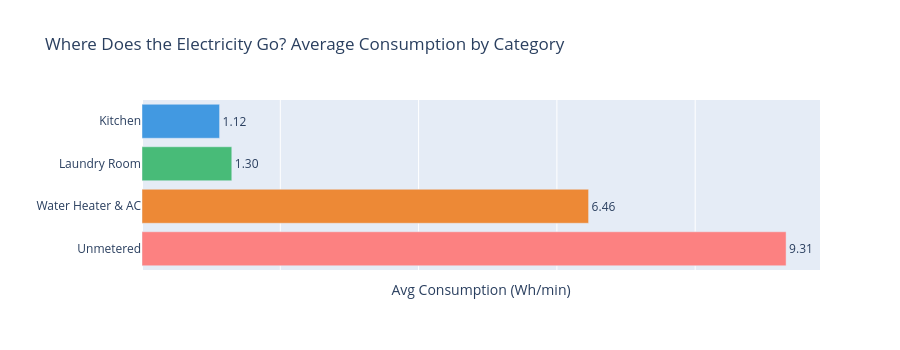

Notebook code for this chart:
### Code cell
fig = px.bar(
    submeter_df.sort_values('Avg_Consumption', ascending=True),
    x='Avg_Consumption',
    y='Category',
    title='Where Does the Electricity Go? Average Consumption by Category',
    labels={'Avg_Consumption': 'Avg Consumption (Wh/min)', 'Category': ''},
    color='Category',
    color_discrete_map={
        'Unmetered': '#fc8181',
        'Water Heater & AC': '#ed8936',
        'Kitchen': '#4299e1',
        'Laundry Room': '#48bb78'
    },
    orientation='h',
    text='Avg_Consumption'
)

fig.update_traces(texttemplate='%{text:.2f}', textposition='outside')
fig.update_layout(
    height=350,
    showlegend=False,
    xaxis=dict(showticklabels=False)
)
fig.show()

### Figure 1 — Plotly figure (JSON) as saved in the notebook; plotly's stock layout.template omitted (floating-point values rounded to 4 significant figures)
{"data": [{"hovertemplate": "=%{y}<br>Avg Consumption (Wh/min)=%{text}<extra></extra>", "legendgroup": "Kitchen", "marker": {"color": "#4299e1", "pattern": {"shape": ""}}, "name": "Kitchen", "orientation": "h", "showlegend": true, "text": [1.122], "textposition": "outside", "texttemplate": "%{text:.2f}", "type": "bar", "x": [1.122], "xaxis": "x", "y": ["Kitchen"], "yaxis": "y"}, {"hovertemplate": "=%{y}<br>Avg Consumption (Wh/min)=%{text}<extra></extra>", "legendgroup": "Laundry Room", "marker": {"color": "#48bb78", "pattern": {"shape": ""}}, "name": "Laundry Room", "orientation": "h", "showlegend": true, "text": [1.299], "textposition": "outside", "texttemplate": "%{text:.2f}", "type": "bar", "x": [1.299], "xaxis": "x", "y": ["Laundry Room"], "yaxis": "y"}, {"hovertemplate": "=%{y}<br>Avg Consumption (Wh/min)=%{text}<extra></extra>", "legendgroup": "Water Heater & AC", "marker": {"color": "#ed8936", "pattern": {"shape": ""}}, "name": "Water Heater & AC", "orientation": "h", "showlegend": true, "text": [6.458], "textposition": "outside", "texttemplate": "%{text:.2f}", "type": "bar", "x": [6.458], "xaxis": "x", "y": ["Water Heater & AC"], "yaxis": "y"}, {"hovertemplate": "=%{y}<br>Avg Consumption (Wh/min)=%{text}<extra></extra>", "legendgroup": "Unmetered", "marker": {"color": "#fc8181", "pattern": {"shape": ""}}, "name": "Unmetered", "orientation": "h", "showlegend": true, "text": [9.315], "textposition": "outside", "texttemplate": "%{text:.2f}", "type": "bar", "x": [9.315], "xaxis": "x", "y": ["Unmetered"], "yaxis": "y"}], "layout": {"barmode": "relative", "height": 350, "legend": {"title": {"text": ""}, "tracegroupgap": 0}, "showlegend": false, "title": {"text": "Where Does the Electricity Go? Average Consumption by Category"}, "xaxis": {"anchor": "y", "domain": [0, 1], "showticklabels": false, "title": {"text": "Avg Consumption (Wh/min)"}}, "yaxis": {"anchor": "x", "categoryarray": ["Unmetered", "Water Heater & AC", "Laundry Room", "Kitchen"], "categoryorder": "array", "domain": [0, 1], "title": {"text": ""}}}}
